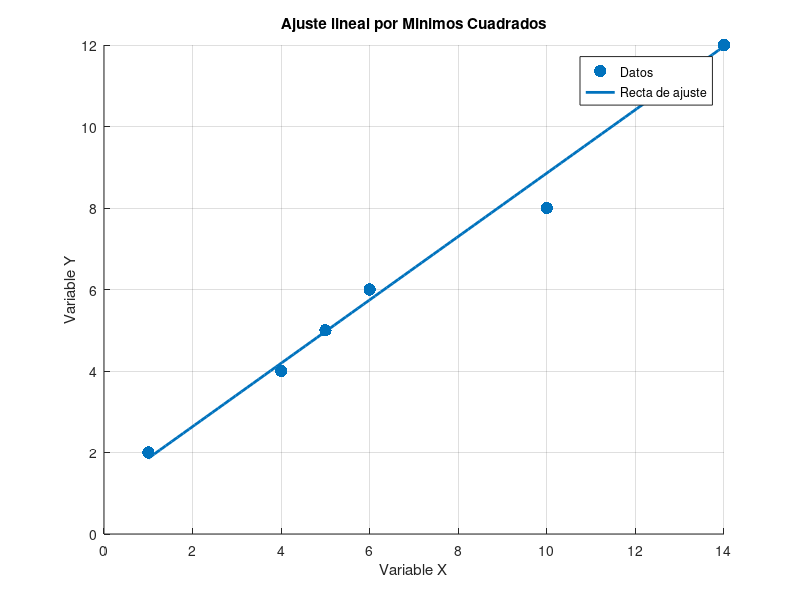

Write MATLAB code to recreate this figure.
clear
clc
close all


X = [1 4 5 6 10 12 14];
Y = [2 4 5 6 8 11 12];


m = length(X);


sumX  = sum(X);
sumY  = sum(Y);
sumXY = sum(X .* Y);
sumX2 = sum(X.^2);
sumY2 = sum(Y.^2);


a1 = ((m * sumXY) - (sumX * sumY)) / ((m * sumX2) - (sumX^2));

a0 = ((sumY * sumX2) - (sumX * sumXY)) / ((m * sumX2) - (sumX^2));


r = ((m * sumXY) - (sumX * sumY)) / ...
    sqrt(((m * sumX2) - (sumX^2)) * ((m * sumY2) - (sumY^2)));


R2 = r^2;


fprintf('Ecuacion de ajuste:\n');
fprintf('y = %.4fx + %.4f\n', a1, a0);

fprintf('Coeficiente de correlacion: %.4f\n', r);
fprintf('Coeficiente de determinacion R^2: %.4f\n', R2);


xModelo = linspace(min(X), max(X), 100);

yModelo = a1 * xModelo + a0;


figure

scatter(X, Y, 80, 'filled')
hold on

plot(xModelo, yModelo, 'LineWidth', 2)

grid on

title('Ajuste lineal por Minimos Cuadrados')
xlabel('Variable X')
ylabel('Variable Y')

legend('Datos', 'Recta de ajuste')
